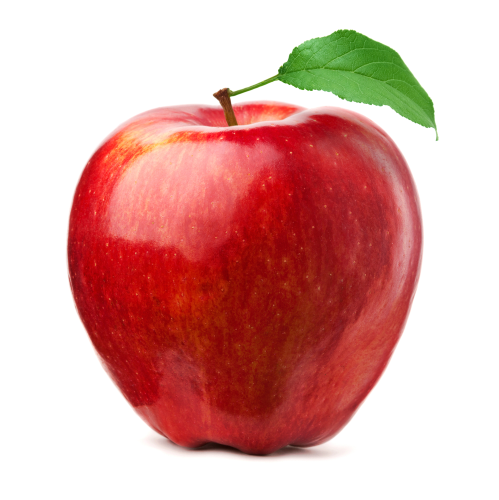
#> input picture apple.jpg, 998 x 1000 px (shown at 1/2 size)
$ jupyter execute main.ipynb
#> lines starting #> are read from the running program, lines starting #| are printed output that depends on the picture
[cell 1]
import cv2
import numpy as np
import matplotlib.pyplot as plt

[cell 2]
img = cv2.imread("apple.jpg", cv2.COLOR_BGR2RGB)
#> img is the input picture: shape (1000, 998, 3); mean B, G, R 163.8, 168.4, 219.8
img = cv2.cvtColor(img, cv2.COLOR_BGR2RGB)
print(img.shape)
#| (1000, 998, 3)
plt.imshow(img)
plt.show()

[cell 3]
blank_img = np.zeros((1000, 998, 3))
blank_img.shape

[cell 4]
x, y = 100, 200
w, h = 800, 710
startPoint = (x, y)
endPoint = (x + w, y + h)
cv2.rectangle(img, startPoint, endPoint, (0, 0, 0), 3)
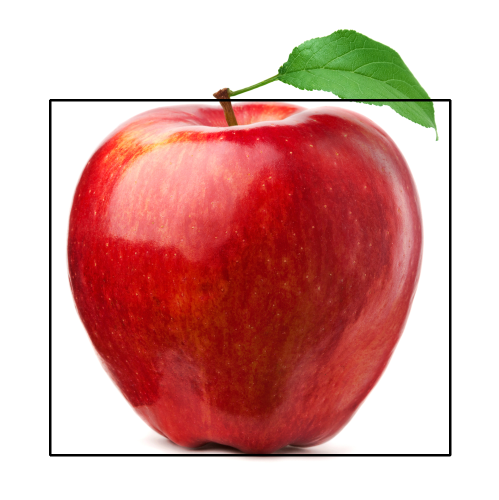
#> img: shape (1000, 998, 3) (shown at 1/2 size); mean R, G, B 216.2, 164.8, 160.3
plt.imshow(img)
plt.show()

[cell 5]
blank_img[y: y+h,x: x+w] = img[y: y+h, x: x+w]
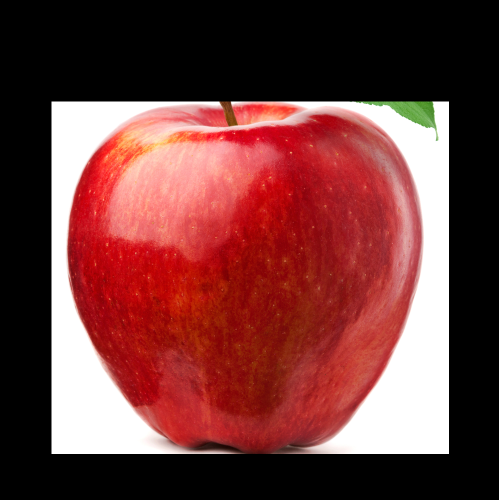
#> blank_img: shape (1000, 998, 3) float64 (shown at 1/2 size); mean R, G, B 113.2, 59.8, 58.3
plt.imshow(img[y: y+h, x: x+w])
plt.show()
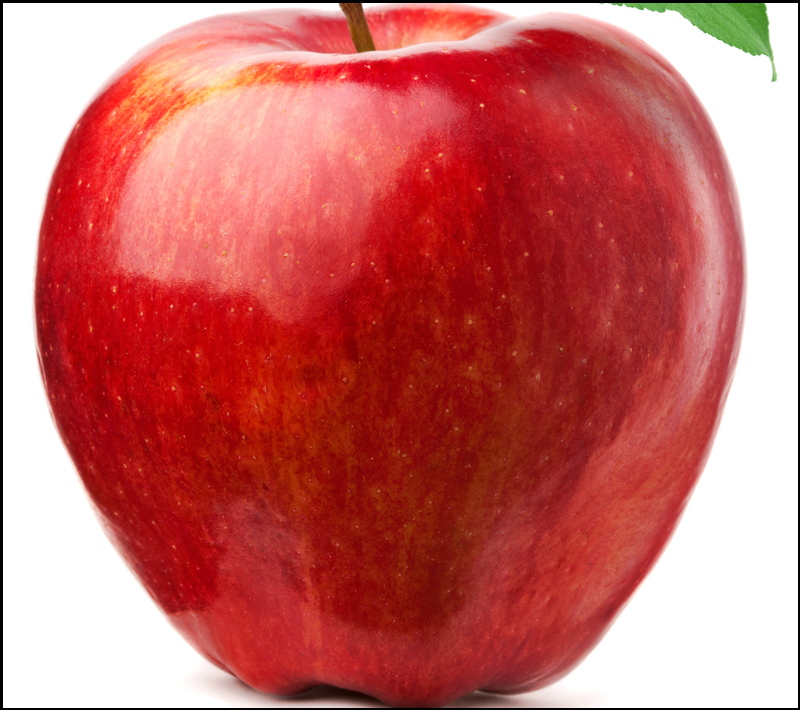
#> shown: shape (710, 800, 3); mean R, G, B 198.9, 105.1, 102.4

[cell 6]
plt.imshow(blank_img)
plt.show()
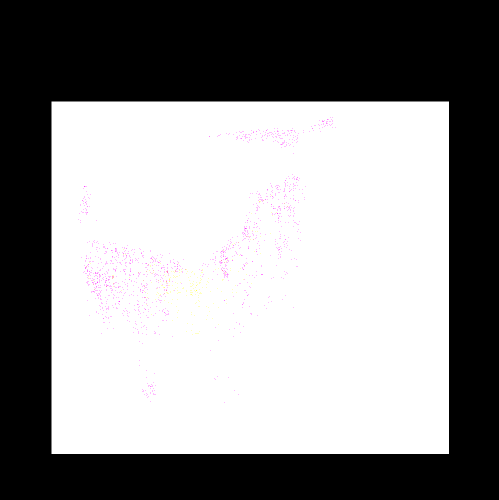
#> shown: shape (1000, 998, 3) float64 (shown at 1/2 size); mean R, G, B 0.562, 0.56, 0.561
